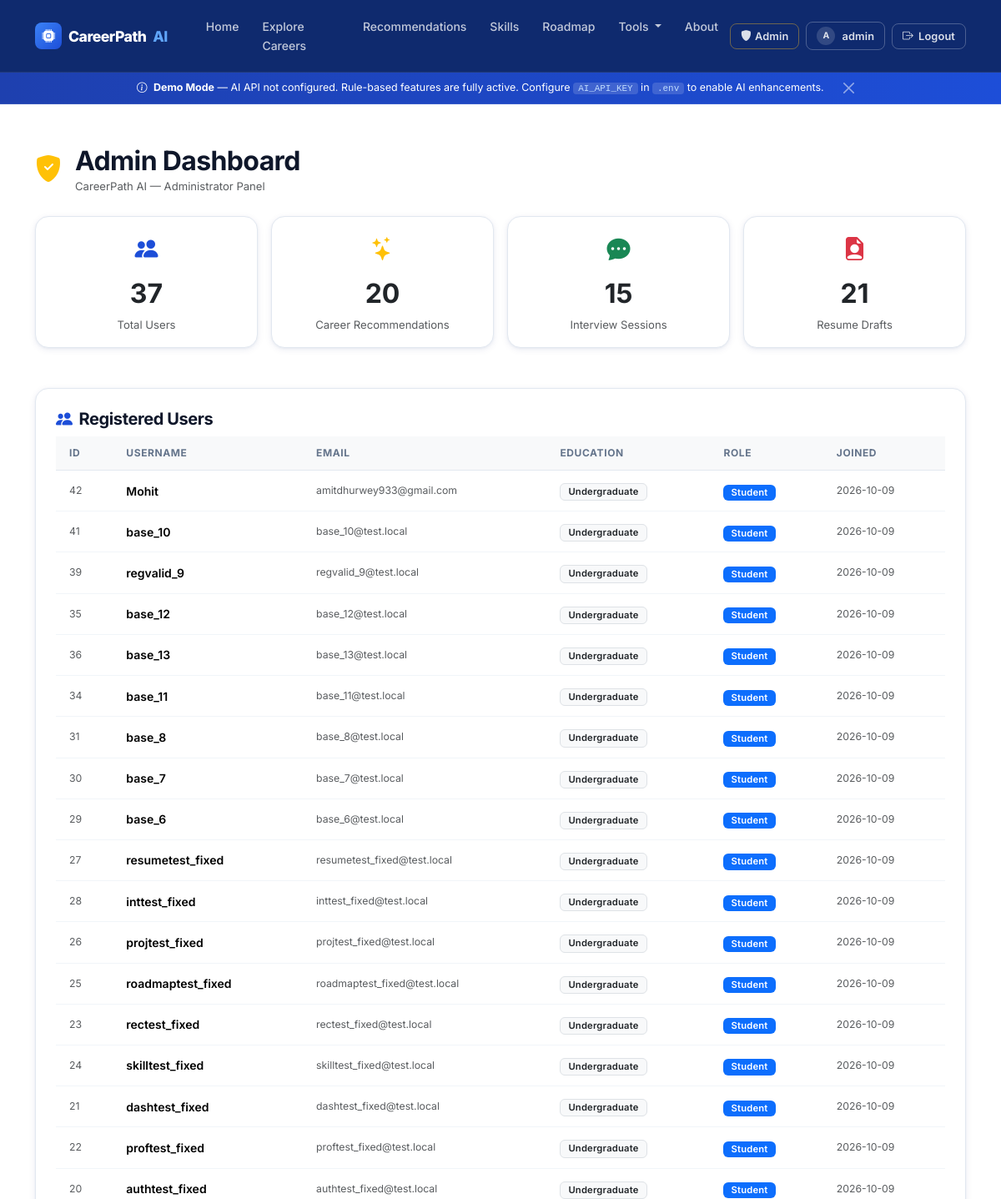
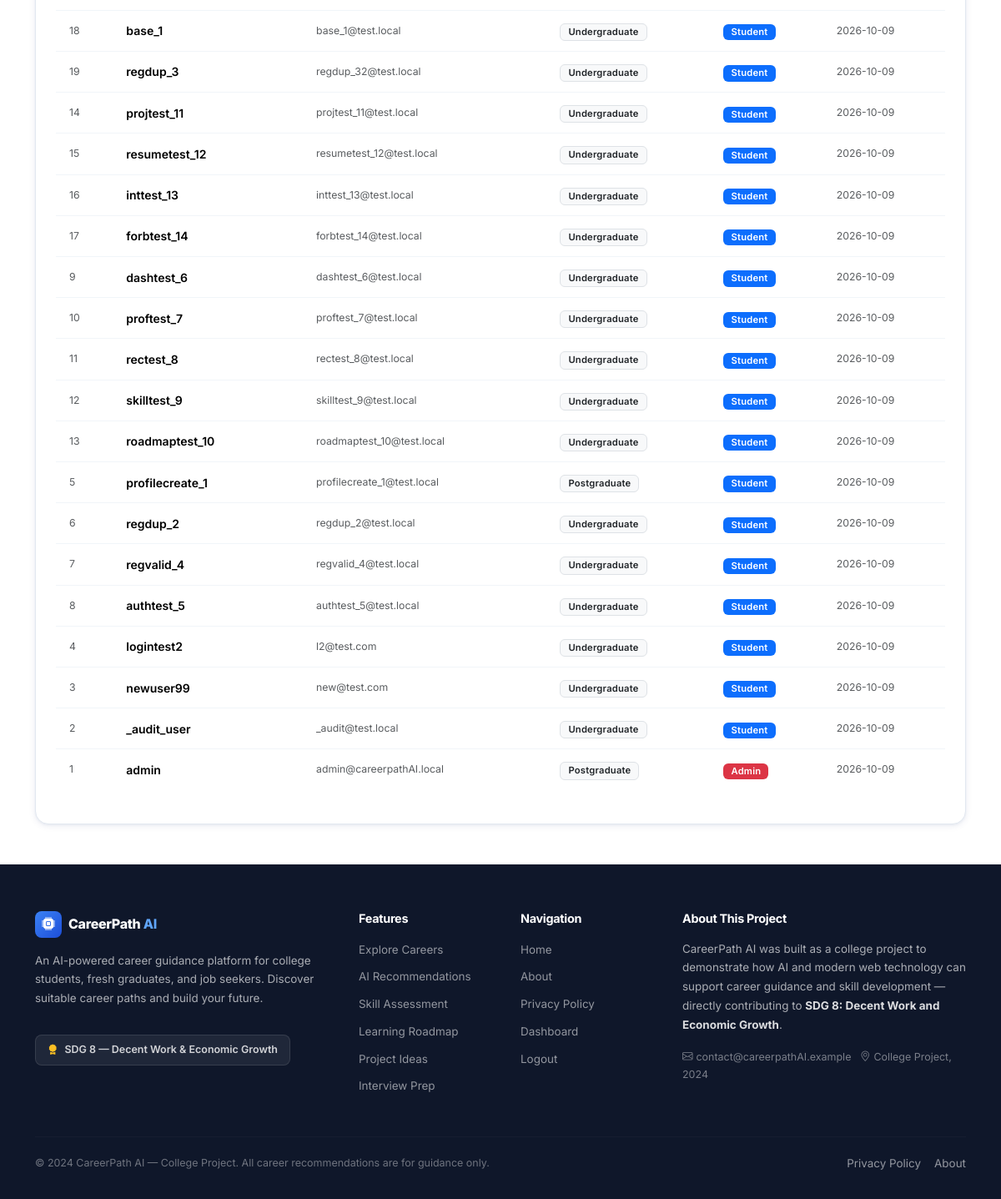
The page /admin (signed in) on the database its author committed (2 pictures, top to bottom).
### tables this page shows
CREATE TABLE users (
    id INTEGER PRIMARY KEY AUTOINCREMENT,
    username TEXT NOT NULL UNIQUE,
    email TEXT NOT NULL UNIQUE,
    password_hash TEXT NOT NULL,
    education_level TEXT,
    role TEXT NOT NULL DEFAULT 'student',
    created_at TIMESTAMP DEFAULT CURRENT_TIMESTAMP
);

### app.py (the view)
    @app.route('/admin')
    @admin_required
    def admin_dashboard():
        users = query_db('SELECT id, username, email, education_level, role, created_at FROM users ORDER BY created_at DESC')
        total_recommendations = query_db('SELECT COUNT(*) as c FROM career_recommendations', one=True)['c']
        total_sessions = query_db('SELECT COUNT(*) as c FROM interview_sessions', one=True)['c']
        total_drafts = query_db('SELECT COUNT(*) as c FROM resume_drafts', one=True)['c']
        return render_template(
            'admin/dashboard.html',
            users=users,
            stats={
                'users': len(users),
                'recommendations': total_recommendations,
                'interview_sessions': total_sessions,
                'resume_drafts': total_drafts,
            }
        )

### app.py (called while the page is built)
def admin_required(f):
    @wraps(f)
    def decorated(*args, **kwargs):
        if 'user_id' not in session:
            flash('Please log in.', 'warning')
            return redirect(url_for('login'))
        user = query_db('SELECT role FROM users WHERE id = ?', [session['user_id']], one=True)
        if not user or user['role'] != 'admin':
            abort(403)
        return f(*args, **kwargs)
    return decorated

def current_user():
    if 'user_id' not in session:
        return None
    return query_db('SELECT * FROM users WHERE id = ?', [session['user_id']], one=True)

### models/database.py (called while the page is built)
def get_db():
    if 'db' not in g:
        g.db = sqlite3.connect(current_app.config['DATABASE_PATH'])
        g.db.row_factory = sqlite3.Row
        g.db.execute("PRAGMA foreign_keys = ON")
    return g.db

def query_db(query, args=(), one=False):
    cur = get_db().execute(query, args)
    rv = cur.fetchall()
    return (rv[0] if rv else None) if one else rv

### templates/admin/dashboard.html (shortened to what this page needs)
{% extends 'base.html' %}
{% block content %}
<section class="py-5">
  <div class="container">
    <div class="d-flex align-items-center gap-3 mb-4">
      <i class="bi bi-shield-fill-check text-warning fs-2"></i>
      <div>
        <h2 class="fw-bold mb-0">Admin Dashboard</h2>
        <p class="text-muted mb-0 small">CareerPath AI — Administrator Panel</p>
      </div>
    </div>
    <div class="row g-3 mb-5">
      {% for label, value, icon, color in [
        ('Total Users', stats.users, 'people-fill', 'primary'),
        ('Career Recommendations', stats.recommendations, 'stars', 'warning'),
        ('Interview Sessions', stats.interview_sessions, 'chat-dots-fill', 'success'),
        ('Resume Drafts', stats.resume_drafts, 'file-earmark-person-fill', 'danger'),
      ] %}
      <div class="col-6 col-md-3">
        <div class="card border-0 shadow-sm rounded-3 p-3 text-center h-100">
          <div class="fs-3 text-{{ color }} mb-1"><i class="bi bi-{{ icon }}"></i></div>
          <div class="fs-2 fw-bold text-dark">{{ value }}</div>
          <div class="text-muted small">{{ label }}</div>
        </div>
      </div>
      {% endfor %}
    </div>
    <div class="card border-0 shadow-sm rounded-4">
      <div class="card-header bg-transparent border-0 p-4 pb-2">
        <h5 class="fw-bold mb-0"><i class="bi bi-people-fill text-primary me-2"></i>Registered Users</h5>
      </div>
      <div class="card-body p-4 pt-0">
        <div class="table-responsive">
          <table class="table table-hover align-middle">
            <thead class="table-light">
              <tr>
                <th>ID</th>
                <th>Username</th>
                <th>Email</th>
                <th>Education</th>
                <th>Role</th>
                <th>Joined</th>
              </tr>
            </thead>
            <tbody>
              {% for u in users %}
              <tr>
                <td class="text-muted small">{{ u['id'] }}</td>
                <td class="fw-semibold">{{ u['username'] }}</td>
                <td class="small text-muted">{{ u['email'] }}</td>
                <td><span class="badge bg-light text-dark border">{{ u['education_level']|title if u['education_level'] else '—' }}</span></td>
                <td>
                  <span class="badge {% if u['role'] == 'admin' %}bg-danger{% else %}bg-primary{% endif %}">
                    {{ u['role']|title }}
                  </span>
                </td>
                <td class="small text-muted">{{ u['created_at'][:10] if u['created_at'] else '—' }}</td>
              </tr>
              {% endfor %}
            </tbody>
          </table>
        </div>
      </div>
    </div>
  </div>
</section>
{% endblock %}

### templates/base.html (shortened to what this page needs)
<!DOCTYPE html>
<html lang="en">
<head>
  <link href="https://cdn.jsdelivr.net/npm/bootstrap@5.3.2/dist/css/bootstrap.min.css" rel="stylesheet">
  <link href="https://cdn.jsdelivr.net/npm/bootstrap-icons@1.11.3/font/bootstrap-icons.min.css" rel="stylesheet">
  <link href="{{ url_for('static', filename='css/style.css') }}" rel="stylesheet">
</head>
<body>
<nav class="navbar navbar-expand-lg navbar-cp sticky-top" aria-label="Main navigation">
  <div class="container">
    <a class="navbar-brand" href="{{ url_for('index') }}">
      <span class="brand-icon" aria-hidden="true"><i class="bi bi-cpu-fill"></i></span>
      CareerPath <span style="color:#60a5fa;">AI</span>
    </a>
    <div class="collapse navbar-collapse" id="mainNav">
      <ul class="navbar-nav me-auto mb-2 mb-lg-0 ms-lg-3">
        <li class="nav-item">
          <a class="nav-link {% if request.endpoint == 'index' %}active{% endif %}"
             href="{{ url_for('index') }}" aria-current="{% if request.endpoint == 'index' %}page{% endif %}">
            Home
          </a>
        </li>
        <li class="nav-item">
          <a class="nav-link {% if request.endpoint in ['careers','career_detail'] %}active{% endif %}"
             href="{{ url_for('careers') }}">
            Explore Careers
          </a>
        </li>
        {% if current_user %}
        <li class="nav-item">
          <a class="nav-link {% if request.endpoint == 'recommend' %}active{% endif %}"
             href="{{ url_for('recommend') }}">
            Recommendations
          </a>
        </li>
        <li class="nav-item">
          <a class="nav-link {% if request.endpoint == 'skill_assessment' %}active{% endif %}"
             href="{{ url_for('skill_assessment') }}">
            Skills
          </a>
        </li>
        <li class="nav-item">
          <a class="nav-link {% if request.endpoint == 'roadmap' %}active{% endif %}"
             href="{{ url_for('roadmap') }}">
            Roadmap
          </a>
        </li>
        <li class="nav-item dropdown">
          <a class="nav-link dropdown-toggle {% if request.endpoint in ['projects','resume','interview'] %}active{% endif %}"
             href="#" role="button" data-bs-toggle="dropdown" aria-expanded="false">
            Tools
          </a>
        </li>
        {% endif %}
        <li class="nav-item">
          <a class="nav-link {% if request.endpoint == 'about' %}active{% endif %}"
             href="{{ url_for('about') }}">
            About
          </a>
        </li>
      </ul>
      <div class="d-flex align-items-center gap-2 mt-2 mt-lg-0">
        {% if current_user %}
          {% if current_user['role'] == 'admin' %}
          <a href="{{ url_for('admin_dashboard') }}"
             class="btn btn-sm btn-nav-login d-flex align-items-center gap-1"
             style="border-color:rgba(251,191,36,.4);color:#fbbf24;">
            <i class="bi bi-shield-fill"></i>
            <span class="d-none d-sm-inline">Admin</span>
          </a>
          {% endif %}
          <a href="{{ url_for('dashboard') }}" class="btn btn-sm btn-nav-login d-flex align-items-center gap-2">
            <span class="d-inline-flex align-items-center justify-content-center rounded-circle fw-bold"
                  style="width:22px;height:22px;background:rgba(255,255,255,.15);font-size:.65rem;">
              {{ current_user['username'][0]|upper }}
            </span>
            <span class="d-none d-sm-inline">{{ current_user['username'] }}</span>
          </a>
          <a href="{{ url_for('logout') }}" class="btn btn-sm btn-nav-login">
            <i class="bi bi-box-arrow-right"></i>
            <span class="d-none d-sm-inline">Logout</span>
          </a>
        {% endif %}
      </div>
    </div>
  </div>
</nav>
{% if ai_demo_mode %}
<div class="demo-banner" role="status">
  <i class="bi bi-info-circle me-1"></i>
  <strong>Demo Mode</strong> — AI API not configured. Rule-based features are fully active.
  Configure <code>AI_API_KEY</code> in <code>.env</code> to enable AI enhancements.
  <button type="button" class="btn-close btn-close-white btn-sm ms-2 align-middle"
          style="font-size:.6rem;"
          onclick="this.parentElement.style.display='none'" aria-label="Close"></button>
</div>
{% endif %}
<main id="main-content">
  {% block content %}{% endblock %}
</main>
<footer class="site-footer" aria-label="Site footer">
  <div class="container">
    <div class="row g-5">
      <div class="col-lg-4 col-md-6">
        <div class="d-flex align-items-center gap-2 mb-3">
          <div style="width:32px;height:32px;border-radius:8px;background:linear-gradient(135deg,#3b82f6,#1d4ed8);display:flex;align-items:center;justify-content:center;font-size:1rem;color:#fff;">
            <i class="bi bi-cpu-fill"></i>
          </div>
          <span class="footer-brand">CareerPath <span style="color:#60a5fa;">AI</span></span>
        </div>
        <p>
          An AI-powered career guidance platform for college students, fresh graduates,
          and job seekers. Discover suitable career paths and build your future.
        </p>
        <div class="footer-sdg-badge">
          <i class="bi bi-award-fill" style="color:#fbbf24;"></i>
          SDG 8 — Decent Work &amp; Economic Growth
        </div>
      </div>
      <div class="col-lg-2 col-md-3 col-6">
        <h6>Features</h6>
        <ul class="list-unstyled">
          <li class="mb-2"><a href="{{ url_for('careers') }}">Explore Careers</a></li>
          <li class="mb-2"><a href="{{ url_for('recommend') }}">AI Recommendations</a></li>
          <li class="mb-2"><a href="{{ url_for('skill_assessment') }}">Skill Assessment</a></li>
          <li class="mb-2"><a href="{{ url_for('roadmap') }}">Learning Roadmap</a></li>
          <li class="mb-2"><a href="{{ url_for('projects') }}">Project Ideas</a></li>
          <li class="mb-0"><a href="{{ url_for('interview') }}">Interview Prep</a></li>
        </ul>
      </div>
      <div class="col-lg-2 col-md-3 col-6">
        <h6>Navigation</h6>
        <ul class="list-unstyled">
          <li class="mb-2"><a href="{{ url_for('index') }}">Home</a></li>
          <li class="mb-2"><a href="{{ url_for('about') }}">About</a></li>
          <li class="mb-2"><a href="{{ url_for('privacy') }}">Privacy Policy</a></li>
          {% if not current_user %}
          <li class="mb-2"><a href="{{ url_for('register') }}">Register</a></li>
          <li class="mb-0"><a href="{{ url_for('login') }}">Login</a></li>
          {% else %}
          <li class="mb-2"><a href="{{ url_for('dashboard') }}">Dashboard</a></li>
          <li class="mb-0"><a href="{{ url_for('logout') }}">Logout</a></li>
          {% endif %}
        </ul>
      </div>
      <div class="col-lg-4 col-md-12">
        <h6>About This Project</h6>
        <p>
          CareerPath AI was built as a college project to demonstrate how AI and modern web technology
          can support career guidance and skill development — directly contributing to
          <strong style="color:rgba(255,255,255,.85);">SDG 8: Decent Work and Economic Growth</strong>.
        </p>
        <p style="color:rgba(255,255,255,.45);font-size:0.78rem;">
          <i class="bi bi-envelope me-1"></i>contact@careerpathAI.example &nbsp;
          <i class="bi bi-geo-alt me-1"></i>College Project, 2024
        </p>
      </div>
    </div>
    <hr>
    <div class="d-flex flex-column flex-md-row align-items-center justify-content-between gap-2">
      <div style="font-size:0.78rem;color:rgba(255,255,255,.4);">
        &copy; 2024 CareerPath AI — College Project.
        All career recommendations are for guidance only.
      </div>
      <div class="d-flex gap-3" style="font-size:0.78rem;">
        <a href="{{ url_for('privacy') }}">Privacy Policy</a>
        <a href="{{ url_for('about') }}">About</a>
      </div>
    </div>
  </div>
</footer>
</body>
</html>

### rows shown on the page
users: username "A", username "admin", id "1", email "admin@careerpathAI.local", education_level "Postgraduate", role "Admin", created_at "2026-10-09"
users: id "42", username "Mohit", email "amitdhurwey933@gmail.com", education_level "Undergraduate", role "Student", created_at "2026-10-09"
users: id "41", username "base_10", email "base_10@test.local", education_level "Undergraduate", role "Student", created_at "2026-10-09"
users: id "39", username "regvalid_9", email "regvalid_9@test.local", education_level "Undergraduate", role "Student", created_at "2026-10-09"
users: id "35", username "base_12", email "base_12@test.local", education_level "Undergraduate", role "Student", created_at "2026-10-09"
users: id "36", username "base_13", email "base_13@test.local", education_level "Undergraduate", role "Student", created_at "2026-10-09"
users: id "34", username "base_11", email "base_11@test.local", education_level "Undergraduate", role "Student", created_at "2026-10-09"
users: id "31", username "base_8", email "base_8@test.local", education_level "Undergraduate", role "Student", created_at "2026-10-09"
users: id "30", username "base_7", email "base_7@test.local", education_level "Undergraduate", role "Student", created_at "2026-10-09"
users: id "29", username "base_6", email "base_6@test.local", education_level "Undergraduate", role "Student", created_at "2026-10-09"
users: id "27", username "resumetest_fixed", email "resumetest_fixed@test.local", education_level "Undergraduate", role "Student", created_at "2026-10-09"
users: id "28", username "inttest_fixed", email "inttest_fixed@test.local", education_level "Undergraduate", role "Student", created_at "2026-10-09"
users: id "26", username "projtest_fixed", email "projtest_fixed@test.local", education_level "Undergraduate", role "Student", created_at "2026-10-09"
users: id "25", username "roadmaptest_fixed", email "roadmaptest_fixed@test.local", education_level "Undergraduate", role "Student", created_at "2026-10-09"
users: id "23", username "rectest_fixed", email "rectest_fixed@test.local", education_level "Undergraduate", role "Student", created_at "2026-10-09"
users: id "24", username "skilltest_fixed", email "skilltest_fixed@test.local", education_level "Undergraduate", role "Student", created_at "2026-10-09"
users: id "21", username "dashtest_fixed", email "dashtest_fixed@test.local", education_level "Undergraduate", role "Student", created_at "2026-10-09"
users: id "22", username "proftest_fixed", email "proftest_fixed@test.local", education_level "Undergraduate", role "Student", created_at "2026-10-09"
users: id "20", username "authtest_fixed", email "authtest_fixed@test.local", education_level "Undergraduate", role "Student", created_at "2026-10-09"
users: id "18", username "base_1", email "base_1@test.local", education_level "Undergraduate", role "Student", created_at "2026-10-09"
users: id "19", username "regdup_3", email "regdup_32@test.local", education_level "Undergraduate", role "Student", created_at "2026-10-09"
users: id "14", username "projtest_11", email "projtest_11@test.local", education_level "Undergraduate", role "Student", created_at "2026-10-09"
users: id "15", username "resumetest_12", email "resumetest_12@test.local", education_level "Undergraduate", role "Student", created_at "2026-10-09"
users: id "16", username "inttest_13", email "inttest_13@test.local", education_level "Undergraduate", role "Student", created_at "2026-10-09"
users: id "17", username "forbtest_14", email "forbtest_14@test.local", education_level "Undergraduate", role "Student", created_at "2026-10-09"
users: id "9", username "dashtest_6", email "dashtest_6@test.local", education_level "Undergraduate", role "Student", created_at "2026-10-09"
users: id "10", username "proftest_7", email "proftest_7@test.local", education_level "Undergraduate", role "Student", created_at "2026-10-09"
users: id "11", username "rectest_8", email "rectest_8@test.local", education_level "Undergraduate", role "Student", created_at "2026-10-09"
users: id "12", username "skilltest_9", email "skilltest_9@test.local", education_level "Undergraduate", role "Student", created_at "2026-10-09"
users: id "13", username "roadmaptest_10", email "roadmaptest_10@test.local", education_level "Undergraduate", role "Student", created_at "2026-10-09"
users: id "5", username "profilecreate_1", email "profilecreate_1@test.local", education_level "Postgraduate", role "Student", created_at "2026-10-09"
users: id "6", username "regdup_2", email "regdup_2@test.local", education_level "Undergraduate", role "Student", created_at "2026-10-09"
users: id "7", username "regvalid_4", email "regvalid_4@test.local", education_level "Undergraduate", role "Student", created_at "2026-10-09"
users: id "8", username "authtest_5", email "authtest_5@test.local", education_level "Undergraduate", role "Student", created_at "2026-10-09"
users: id "4", username "logintest2", email "l2@test.com", education_level "Undergraduate", role "Student", created_at "2026-10-09"
users: id "3", username "newuser99", email "new@test.com", education_level "Undergraduate", role "Student", created_at "2026-10-09"
users: id "2", username "_audit_user", email "_audit@test.local", education_level "Undergraduate", role "Student", created_at "2026-10-09"

### other values the page prints
{{ value }} "37" "20" "15" "21"
{{ label }} "Total Users" "Career Recommendations" "Interview Sessions" "Resume Drafts"
